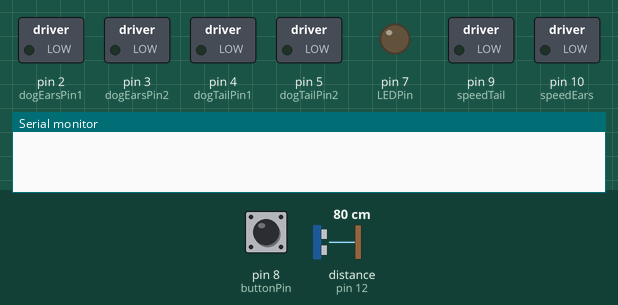
Simulated run of this sketch. Board: Arduino Uno, built with avr-gcc and run on an emulated ATmega328P. Parts: switched loads named in the sketch (green lamp = pin HIGH), output pins drawn as LEDs (lit = HIGH), the last lines printed to the serial monitor. Dashed ring = blinking. The inputs (shaded band) are chosen by the test bench; at power-on: pin 8 (buttonPin) HIGH, distance to the obstacle (sensor on pin 12) 80 cm. The echo pulse lasts 58.3 µs per cm; pins used as bus, display or sensor lines are not drawn.

Above: at 1.2 s.
1.3 s: pin 8 (buttonPin) pulled LOW for 0.25 s
At 2.4 s:
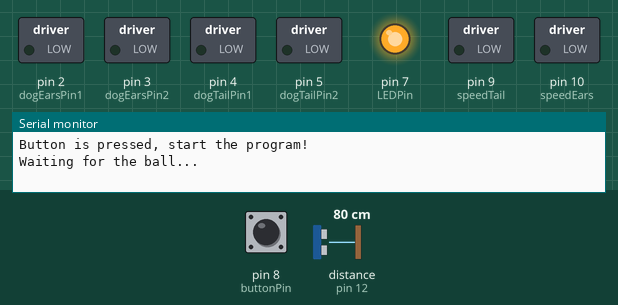
4.5 s: distance to the obstacle (sensor on pin 12) set to 44 cm
6.6 s: distance to the obstacle (sensor on pin 12) set to 38 cm
8.1 s: pin 8 (buttonPin) pulled LOW for 1 s
At 12.6 s:
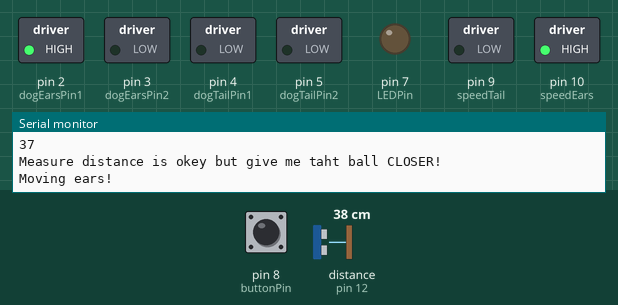
At 13.6 s:
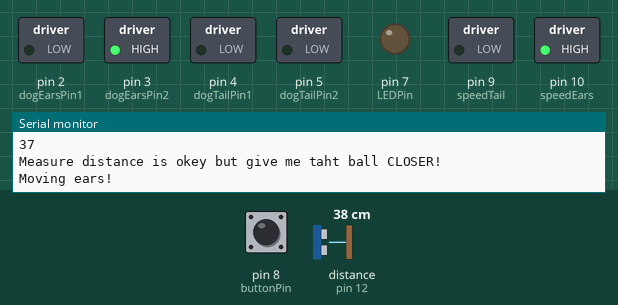
15.1 s: pin 8 (buttonPin) pulled LOW for 3.2 s
At 19.0 s:
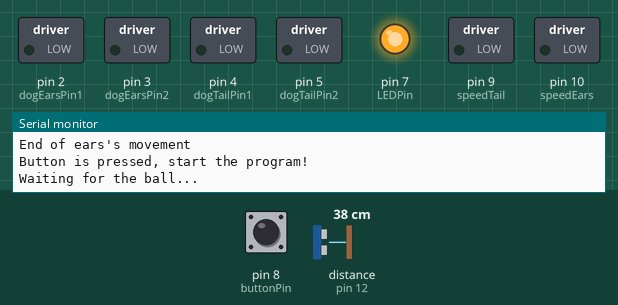
19.8 s: distance to the obstacle (sensor on pin 12) set to 9 cm
22.8 s: distance to the obstacle (sensor on pin 12) set to 6 cm
Timing chart, 0 to 28.1 s (numbered marks = the images above; inputs shaded):
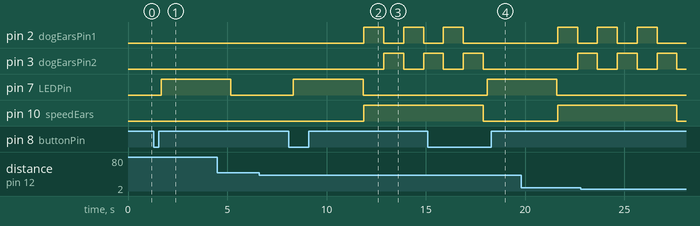

The sketch:

HappyDogProgram.ino
```cpp
//DEFINE FOR MOTORS
int dogTailPin1 = 4;
int dogTailPin2 = 5;

int dogEarsPin1 = 2;
int dogEarsPin2 = 3;

const int speedEars = 10;
const int speedTail = 9;

//DEFINE FOR DISTANCE SENSOR
const int trigPin = 11;
const int echoPin = 12;

long duration;
int distance;

//DEFINE FOR BUTTON
int buttonPin = 8;
int buttonPressed = 0;

int buttonState = 1;
int lastButtonState = 1;

//DEFINE FOR LED
int LEDPin = 7;

void setup()
{
//PINS FOR DISTANCE SENROS
  pinMode(trigPin, OUTPUT);
  pinMode(echoPin, INPUT);
  Serial.begin(9600);

//PINS FOR MOTORS
  pinMode(dogTailPin1, OUTPUT);
  pinMode(dogTailPin2, OUTPUT);
  pinMode(dogEarsPin1, OUTPUT);
  pinMode(dogEarsPin2, OUTPUT);

  pinMode(speedEars, OUTPUT);
  pinMode(speedTail, OUTPUT);

//PINS FOR BUTTON
  pinMode(buttonPin, INPUT);

//PINS FOR LED
  pinMode(LEDPin, OUTPUT);
}

void distanceMeasurement()
{
//Clears the trigPin
  Serial.println("Measuring distance...");
  digitalWrite(trigPin, LOW);
  delayMicroseconds(2);
//Sets the trigPin on HIGH state for 10 micro seconds
  digitalWrite(trigPin, HIGH);
  delayMicroseconds(10);
  digitalWrite(trigPin, LOW);
//Reads the echoPin, returns the sound wave travel time in microseconds
  duration = pulseIn(echoPin, HIGH);
//Calculating the distance
  distance = duration * 0.034 / 2;

  Serial.println("Measured distance is: ");
  Serial.println(distance);

  delay(10);
}

void stopMovement()
{
  analogWrite(speedEars, 0); //ENA   pin
  analogWrite(speedTail, 0); //ENB pin

  digitalWrite(dogEarsPin1, LOW);
  digitalWrite(dogEarsPin2, LOW);
  digitalWrite(dogTailPin1, LOW);
  digitalWrite(dogTailPin2, LOW);
}
void earsAndTailMovement(int swing)
{
  Serial.println("Moving ears and tail!");
//Setting a speed for the motors 0-min 255-max
  analogWrite(speedEars, 255);
  analogWrite(speedTail, 255);
  for(int i = 0; i < swing; i++)
  {
  //Ears rotate in one direction
    digitalWrite(dogEarsPin1, HIGH);
    digitalWrite(dogEarsPin2, LOW);
  //Tail rotate in one direction
    digitalWrite(dogTailPin1, HIGH);
    digitalWrite(dogTailPin2, LOW);
    delay(1000);
  //Tail rotate in diffrent direction
    digitalWrite(dogTailPin1, LOW);
    digitalWrite(dogTailPin2, HIGH);
  //Ears rotate in diffrent direction
    digitalWrite(dogEarsPin1, LOW);
    digitalWrite(dogEarsPin2, HIGH);
    delay(1000);
  }
  Serial.println("End of ears and tail's movement");
  stopMovement();
}

void earsMovement(int swing)
{
  Serial.println("Moving ears!");
//Setting a speed for the motors 0-min 255-max
  analogWrite(speedEars, 255);
  for(int i = 0; i < swing; i++)
  {
  //Ears rotate in one direction
    digitalWrite(dogEarsPin1, HIGH);
    digitalWrite(dogEarsPin2, LOW);
    delay(1000);
  //Ears rotate in diffrent direction
    digitalWrite(dogEarsPin1, LOW);
    digitalWrite(dogEarsPin2, HIGH);
    delay(1000);
  }
  Serial.println("End of ears's movement");
  stopMovement();
}

//MAIN CODE
void loop()
{
  stopMovement();

  buttonState = digitalRead(buttonPin);
//Delay for bouncing button
  delay(200);

//Checking if button pressed 0 - pressed 1 - no pressed
  if (buttonState != HIGH)
  {
  //LED indicate that measuring is on
    digitalWrite(LEDPin, HIGH);
    Serial.println("Button is pressed, start the program!");
    Serial.println("Waiting for the ball...");
  //Time to press the button and take ball to the sensor
    delay(3500);
    distanceMeasurement();
    digitalWrite(LEDPin, LOW);

  //FIRST CASE - ball is close to the dog so the tail is rotating ears are not
    if (distance >= 7 && distance <= 40)
    {
      Serial.println("Measure distance is okey but give me taht ball CLOSER!");
      earsMovement(3);
    }
  //SECOND CASE - ball is very close to the dog so the tail is rotating ears are rotating
    else if (distance >= 0 && distance < 7)
    {
      Serial.println("Measure distance is the closest one!");
      earsAndTailMovement(3);
    }
  //THIRD CASE no ball/ball to far so ears and tail are not moving
    else if (distance > 40)
    {
      stopMovement();
    }
  //IDLE CASE do nothing
    else
    {
      delay(10);
    }
  }
  else
  {
    delay(10);
  }
}
```

Measured:
- after the input at 1.3 s, pin 7 (LEDPin): LOW → HIGH after 0.37 s
- after the input at 6.6 s, every drawn part: stays the same
- after the input at 8.1 s, pin 2 (dogEarsPin1): alternates HIGH for 1.0 s and LOW for 1.0 s, starting after 3.8 s; pin 3 (dogEarsPin2): LOW → HIGH after 4.8 s, → LOW 1.0 s later, → HIGH 1.0 s later; pin 7 (LEDPin): LOW → HIGH after 0.23 s, → LOW 3.5 s later; pin 10 (speedEars): LOW → HIGH after 3.8 s
- after the input at 15.1 s, pin 7 (LEDPin): LOW → HIGH after 3.0 s
